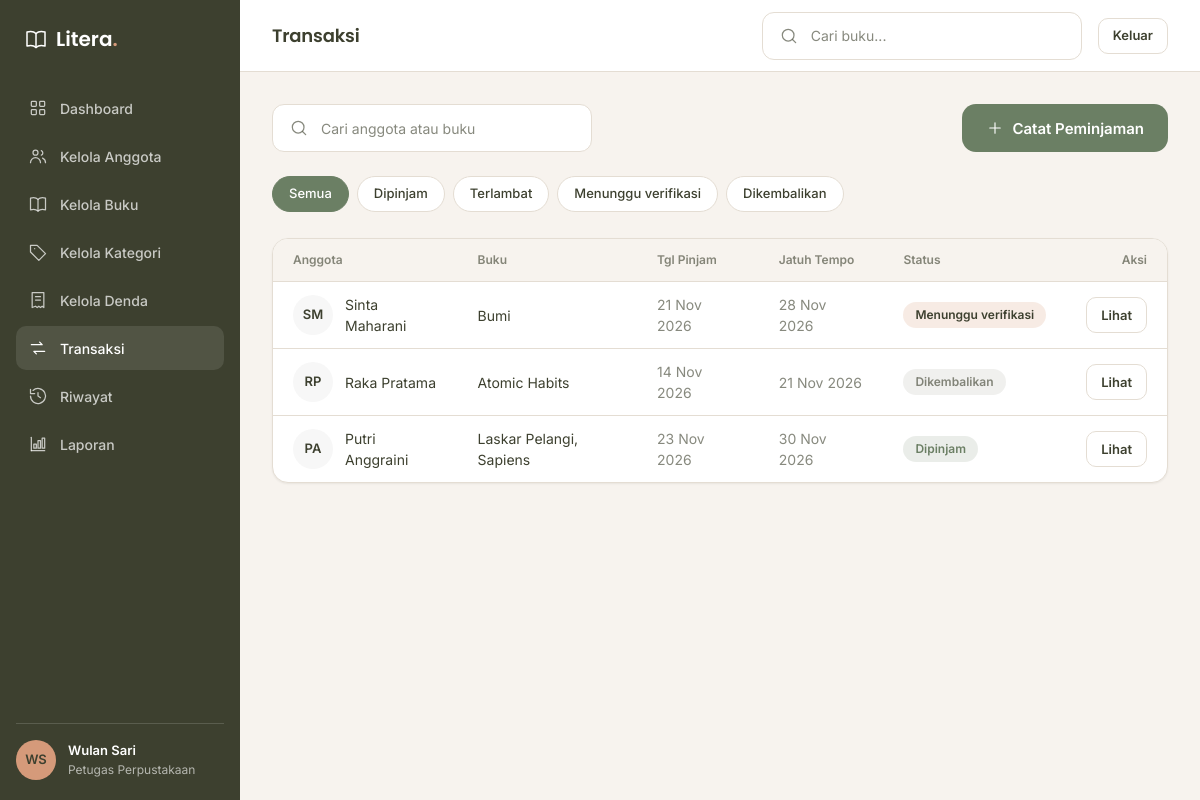
Page /admin/transaksi (signed in) on the committed database.
### tables this page shows
CREATE TABLE peminjaman (
    id              INT AUTO_INCREMENT PRIMARY KEY,
    user_id         INT NOT NULL,
    petugas_id      INT NULL,
    tgl_pinjam      DATE NOT NULL,
    tgl_jatuh_tempo DATE NOT NULL,
    tgl_kembali     DATE NULL,
    status          ENUM('dipinjam', 'menunggu_verifikasi', 'dikembalikan') NOT NULL DEFAULT 'dipinjam',
    created_at      TIMESTAMP NOT NULL DEFAULT CURRENT_TIMESTAMP,
    CONSTRAINT fk_peminjaman_user FOREIGN KEY (user_id) REFERENCES users (id) ON DELETE RESTRICT,
    CONSTRAINT fk_peminjaman_petugas FOREIGN KEY (petugas_id) REFERENCES users (id) ON DELETE RESTRICT,
    INDEX idx_peminjaman_user (user_id),
    INDEX idx_peminjaman_status (status)
);

CREATE TABLE users (
    id            INT AUTO_INCREMENT PRIMARY KEY,
    nama          VARCHAR(100) NOT NULL,
    username      VARCHAR(30)  NOT NULL UNIQUE,
    email         VARCHAR(100) NOT NULL,
    password_hash VARCHAR(255) NOT NULL,
    role          ENUM('anggota', 'petugas') NOT NULL DEFAULT 'anggota',
    no_telp       VARCHAR(20)  NULL,
    alamat        VARCHAR(255) NULL,
    status        ENUM('aktif', 'nonaktif') NOT NULL DEFAULT 'aktif',
    created_at    TIMESTAMP NOT NULL DEFAULT CURRENT_TIMESTAMP
);

### app/core/Controller.php (called while the page is built, shortened)
<?php
abstract class Controller
{
    protected function view(string $view, array $data = [], string $layout = 'member'): void
    {
        extract($data, EXTR_SKIP);
        require dirname(__DIR__) . '/views/layouts/' . $layout . '.php';
    }
}

### app/controllers/PeminjamanController.php (called while the page is built, shortened)
<?php
final class PeminjamanController extends Controller
{
    public function adminIndex(): void
    {
        $q = trim((string) ($_GET['q'] ?? ''));
        $status = (string) ($_GET['status'] ?? '');
        $halaman = $this->halaman();
        $perHalaman = 20;
        $filter = ['q' => $q, 'status' => $status];
        $total = Peminjaman::hitung($filter);
        $this->view('admin/transaksi/index', [
            'judul' => 'Transaksi',
            'daftar' => Peminjaman::cari($filter, $perHalaman, ($halaman - 1) * $perHalaman),
            'q' => $q,
            'status' => $status,
            'paginasi' => paginasi($total, $perHalaman, $halaman, '/admin/transaksi', array_filter(['q' => $q, 'status' => $status])),
        ], 'admin');
    }
}

### public/index.php (called while the page is built, shortened)
<?php
$method = $_SERVER['REQUEST_METHOD'] ?? 'GET';
$path = (string) ($_GET['r'] ?? parse_url($_SERVER['REQUEST_URI'] ?? '/', PHP_URL_PATH) ?? '/');
$path = rawurldecode($path);
$path = '/' . trim($path, '/');
$router = new Router();
$router->get('/', [HomeController::class, 'index']);
$router->get('/login', [AuthController::class, 'form']);
$router->post('/login', [AuthController::class, 'login']);
$router->post('/logout', [AuthController::class, 'logout']);
$router->get('/beranda', [BerandaController::class, 'index'], 'anggota');
$router->get('/buku', [BukuController::class, 'index'], 'anggota');
$router->get('/buku/{id}', [BukuController::class, 'detail'], 'anggota');
$router->get('/pinjam', [PeminjamanController::class, 'form'], 'anggota');
$router->post('/pinjam', [PeminjamanController::class, 'store'], 'anggota');
$router->get('/pinjam/bukti/{id}', [PeminjamanController::class, 'bukti'], 'anggota');
$router->get('/kembali', [PengembalianController::class, 'index'], 'anggota');
$router->post('/kembali', [PengembalianController::class, 'ajukan'], 'anggota');
$router->get('/riwayat', [RiwayatController::class, 'anggota'], 'anggota');
$router->get('/denda', [DendaController::class, 'saya'], 'anggota');
$router->get('/profil', [ProfilController::class, 'index'], 'anggota');
$router->get('/admin', [DashboardController::class, 'index'], 'petugas');
$router->get('/admin/anggota', [AnggotaController::class, 'index'], 'petugas');
$router->get('/admin/anggota/tambah', [AnggotaController::class, 'create'], 'petugas');
$router->post('/admin/anggota', [AnggotaController::class, 'store'], 'petugas');
$router->get('/admin/anggota/{id}/edit', [AnggotaController::class, 'edit'], 'petugas');
$router->post('/admin/anggota/{id}', [AnggotaController::class, 'update'], 'petugas');
$router->post('/admin/anggota/{id}/hapus', [AnggotaController::class, 'destroy'], 'petugas');
$router->get('/admin/buku', [BukuController::class, 'adminIndex'], 'petugas');
$router->get('/admin/buku/tambah', [BukuController::class, 'create'], 'petugas');
$router->post('/admin/buku', [BukuController::class, 'store'], 'petugas');
$router->get('/admin/buku/{id}/edit', [BukuController::class, 'edit'], 'petugas');
$router->post('/admin/buku/{id}', [BukuController::class, 'update'], 'petugas');
$router->post('/admin/buku/{id}/hapus', [BukuController::class, 'destroy'], 'petugas');
$router->get('/admin/kategori', [KategoriController::class, 'index'], 'petugas');
$router->get('/admin/kategori/tambah', [KategoriController::class, 'create'], 'petugas');
$router->post('/admin/kategori', [KategoriController::class, 'store'], 'petugas');
$router->get('/admin/kategori/{id}/edit', [KategoriController::class, 'edit'], 'petugas');
$router->post('/admin/kategori/{id}', [KategoriController::class, 'update'], 'petugas');
$router->post('/admin/kategori/{id}/hapus', [KategoriController::class, 'destroy'], 'petugas');
$router->get('/admin/denda', [DendaController::class, 'index'], 'petugas');
$router->get('/admin/denda/tambah', [DendaController::class, 'create'], 'petugas');
$router->post('/admin/denda', [DendaController::class, 'store'], 'petugas');
$router->get('/admin/denda/{id}/edit', [DendaController::class, 'edit'], 'petugas');
$router->post('/admin/denda/{id}', [DendaController::class, 'update'], 'petugas');
$router->post('/admin/denda/{id}/hapus', [DendaController::class, 'destroy'], 'petugas');
$router->post('/admin/denda/{id}/lunas', [DendaController::class, 'lunas'], 'petugas');
$router->get('/admin/transaksi', [PeminjamanController::class, 'adminIndex'], 'petugas');
$router->get('/admin/transaksi/tambah', [PeminjamanController::class, 'adminCreate'], 'petugas');
$router->post('/admin/transaksi', [PeminjamanController::class, 'adminStore'], 'petugas');
$router->get('/admin/transaksi/{id}', [PeminjamanController::class, 'adminShow'], 'petugas');
$router->post('/admin/transaksi/{id}/kembali', [PengembalianController::class, 'proses'], 'petugas');
$router->get('/admin/riwayat', [RiwayatController::class, 'admin'], 'petugas');
$router->get('/admin/laporan', [LaporanController::class, 'buatLaporan'], 'petugas');
$router->dispatch($method, $path);

### app/models/Peminjaman.php (called while the page is built, shortened)
<?php
final class Peminjaman
{
    public static function cari(array $filter = [], int $limit = 50, int $offset = 0): array
    {
        [$where, $params] = self::filter($filter);
        $sql = self::SELECT_LIST . ' WHERE ' . implode(' AND ', $where) . ' ORDER BY p.id DESC LIMIT ' . $limit . ' OFFSET ' . $offset;
        $stmt = Database::pdo()->prepare($sql);
        $stmt->execute($params);
        return $stmt->fetchAll();
    }
    private static function filter(array $f): array
    {
        $where = ['1 = 1'];
        $params = [];
        $status = $f['status'] ?? '';
        return [$where, $params];
    }
}

### app/core/Database.php (called while the page is built, shortened)
<?php
final class Database
{
    private static ?PDO $pdo = null;
    public static function pdo(): PDO
    {
        if (self::$pdo === null) {
            $dsn = sprintf('mysql:host=%s;dbname=%s;charset=utf8mb4', DB_HOST, DB_NAME);
            self::$pdo = new PDO($dsn, DB_USER, DB_PASS, [
                PDO::ATTR_ERRMODE => PDO::ERRMODE_EXCEPTION,
                PDO::ATTR_DEFAULT_FETCH_MODE => PDO::FETCH_ASSOC,
                PDO::ATTR_EMULATE_PREPARES => false,
            ]);
        }
        return self::$pdo;
    }
}

### app/views/admin/transaksi/index.php (the view, shortened to what this page needs)
<?php
$filterStatus = ['' => 'Semua', 'dipinjam' => 'Dipinjam', 'terlambat' => 'Terlambat', 'menunggu_verifikasi' => 'Menunggu verifikasi', 'dikembalikan' => 'Dikembalikan'];
?>
<div class="toolbar">
    <form class="input" action="<?= e(url('/admin/transaksi')) ?>" role="search">
        <?= ikon('search') ?>
        <input type="search" name="q" value="<?= e($q) ?>" placeholder="Cari anggota atau buku" aria-label="Cari transaksi">
    </form>
    <a class="btn btn--primary" href="<?= e(url('/admin/transaksi/tambah')) ?>"><?= ikon('plus', 18) ?>Catat Peminjaman</a>
</div>
<div class="chips">
    <?php foreach ($filterStatus as $nilai => $teks): ?>
        <?php $query = array_filter(['q' => $q, 'status' => $nilai]); ?>
        <a class="chip <?= $status === $nilai ? 'chip--aktif' : '' ?>"
           href="<?= e(url('/admin/transaksi' . ($query ? '?' . http_build_query($query) : ''))) ?>"><?= e($teks) ?></a>
    <?php endforeach; ?>
</div>
<div class="table-card">
    <div class="table-scroll">
        <table class="tabel">
            <thead>
                <tr>
                    <th>Anggota</th>
                    <th>Buku</th>
                    <th>Tgl Pinjam</th>
                    <th>Jatuh Tempo</th>
                    <th>Status</th>
                    <th class="kanan">Aksi</th>
                </tr>
            </thead>
            <tbody>
                <?php foreach ($daftar as $t): ?>
                    <?php [$label, $jenis] = statusPeminjaman($t); ?>
                    <tr>
                        <td>
                            <div class="tabel__nama">
                                <span class="avatar avatar--netral" aria-hidden="true"><?= e(inisial($t['nama'])) ?></span>
                                <?= e($t['nama']) ?>
                            </div>
                        </td>
                        <td><?= e($t['buku'] ?: '—') ?></td>
                        <td class="redup"><?= e(tanggal($t['tgl_pinjam'])) ?></td>
                        <td class="redup"><?= e(tanggal($t['tgl_jatuh_tempo'])) ?></td>
                        <td><?= badge($label, $jenis) ?></td>
                        <td>
                            <div class="tabel__aksi">
                                <a class="btn btn--sm btn--outline" href="<?= e(url('/admin/transaksi/' . $t['id'])) ?>">Lihat</a>
                            </div>
                        </td>
                    </tr>
                <?php endforeach; ?>
            </tbody>
        </table>
    </div>
</div>

### app/core/Router.php (shortened to what this page needs)
<?php
final class Router
{
    private array $routes = [];
    private function add(string $method, string $pattern, array $handler, ?string $role): void
    {
        $this->routes[] = compact('method', 'pattern', 'handler', 'role');
    }
    public function dispatch(string $method, string $path): void
    {
        foreach ($this->routes as $route) {
            if ($route['method'] !== $method) {
                continue;
            }
            $regex = '#^' . str_replace(['/', '{id}'], ['\/', '([0-9]+)'], $route['pattern']) . '$#';
            if (!preg_match($regex, $path, $cocok)) {
                continue;
            }
            [$kelas, $aksi] = $route['handler'];
            $params = array_map('intval', array_slice($cocok, 1));
            (new $kelas())->{$aksi}(...$params);
            return;
        }
        exit('Halaman tidak ditemukan.');
    }
}

### app/core/helpers.php (shortened to what this page needs)
<?php
function e($nilai): string
{
    return htmlspecialchars((string) $nilai, ENT_QUOTES, 'UTF-8');
}
function url(string $path = ''): string
{
    return BASE_URL . '/' . ltrim($path, '/');
}
function inisial(?string $nama): string
{
    $kata = preg_split('/\s+/', trim((string) $nama)) ?: [];
    $huruf = array_map(static fn ($k) => mb_strtoupper(mb_substr($k, 0, 1)), array_slice($kata, 0, 2));
    return $huruf ? implode('', $huruf) : '?';
}
function tanggal(?string $ymd): string
{
    static $bulan = ['Jan', 'Feb', 'Mar', 'Apr', 'Mei', 'Jun', 'Jul', 'Agu', 'Sep', 'Okt', 'Nov', 'Des'];
    $waktu = strtotime($ymd);
    return $waktu ? date('j', $waktu) . ' ' . $bulan[(int) date('n', $waktu) - 1] . ' ' . date('Y', $waktu) : '—';
}
function statusPeminjaman(array $p): array
{
    if (($p['status'] ?? '') === 'dikembalikan') {
        return ['Dikembalikan', 'netral'];
    }
    if (($p['status'] ?? '') === 'menunggu_verifikasi') {
        return ['Menunggu verifikasi', 'peringatan'];
    }
    return ['Dipinjam', 'sukses'];
}
function badge(string $teks, string $jenis = 'netral'): string
{
    return '<span class="badge badge--' . e($jenis) . '">' . e($teks) . '</span>';
}
function ikon(string $nama, int $ukuran = 20): string
{
    $path = $paths[$nama] ?? '';
    return '<svg class="ikon" width="' . $ukuran . '" height="' . $ukuran . '" viewBox="0 0 24 24" fill="none" stroke="currentColor" stroke-width="1.5" stroke-linecap="round" stroke-linejoin="round" aria-hidden="true">' . $path . '</svg>';
}
function logo(string $href = '#', bool $inverse = false): string
{
    $kelas = 'logo' . ($inverse ? ' logo--inverse' : '');
    $ikon = '<svg class="logo__ikon" width="24" height="24" viewBox="0 0 24 24" fill="none" stroke="currentColor" stroke-width="1.5" stroke-linecap="round" stroke-linejoin="round" aria-hidden="true"><path d="M12 6.5C10 4.5 6.5 4 3 5v14c3.5-1 7-.5 9 1.5 2-2 5.5-2.5 9-1.5V5c-3.5-1-7-.5-9 1.5Z"/><path d="M12 6.5v14"/></svg>';
    return '<a class="' . $kelas . '" href="' . e($href) . '">' . $ikon
        . '<span class="logo__teks">Litera<span class="logo__titik">.</span></span></a>';
}

### public/assets/css/tokens.css (style rules this page uses)
:root { --kelp: #3D402F; --willow: #6B7F64; --whiskey: #D59A7A; --tamarillo: #9C0D0F; --bg: #F7F3EE; --card: #FFFFFF; --sunken: rgba(61, 64, 47, 0.04); --border: #E4DDD3; --ink: #3D402F; --ink-2: rgba(61, 64, 47, 0.62); --ink-inv: #FFFFFF; --tint-success: rgba(107, 127, 100, 0.14); --tint-warning: rgba(213, 154, 122, 0.20); --tint-danger: rgba(156, 13, 15, 0.10); --tint-neutral: rgba(61, 64, 47, 0.08); --radius-kecil: 8px; --radius-input: 12px; --radius-tombol: 14px; --radius-kartu: 16px; --radius-pil: 999px; --bayang-halus: 0 1px 2px 0 rgba(61, 64, 47, 0.08); --bayang-angkat: 0 12px 32px 0 rgba(61, 64, 47, 0.10); --jarak-1: 4px; --jarak-2: 8px; --jarak-3: 12px; --jarak-4: 16px; --jarak-5: 24px; --jarak-6: 32px; --font-judul: 'Poppins', system-ui, -apple-system, 'Segoe UI', sans-serif; --font-teks: 'Inter', system-ui, -apple-system, 'Segoe UI', sans-serif; }

### rows in the picture
peminjaman: user.nama "SM", user.nama "Sinta Maharani", buku "Bumi", tgl_pinjam "21 Nov 2026", tgl_jatuh_tempo "28 Nov 2026", teks "Menunggu verifikasi"
peminjaman: user.nama "RP", user.nama "Raka Pratama", buku "Atomic Habits", tgl_pinjam "14 Nov 2026", tgl_jatuh_tempo "21 Nov 2026", teks "Dikembalikan"
peminjaman: user.nama "PA", user.nama "Putri Anggraini", buku "Laskar Pelangi, Sapiens", tgl_pinjam "23 Nov 2026", tgl_jatuh_tempo "30 Nov 2026", teks "Dipinjam"

### other values in the picture
$label "Dashboard"
$label "Kelola Anggota"
$label "Kelola Buku"
$label "Kelola Kategori"
$label "Kelola Denda"
$label "Transaksi"
$label "Riwayat"
$label "Laporan"
$teks "Semua"
$teks "Dipinjam"
$teks "Terlambat"
$teks "Menunggu verifikasi"
$teks "Dikembalikan"
